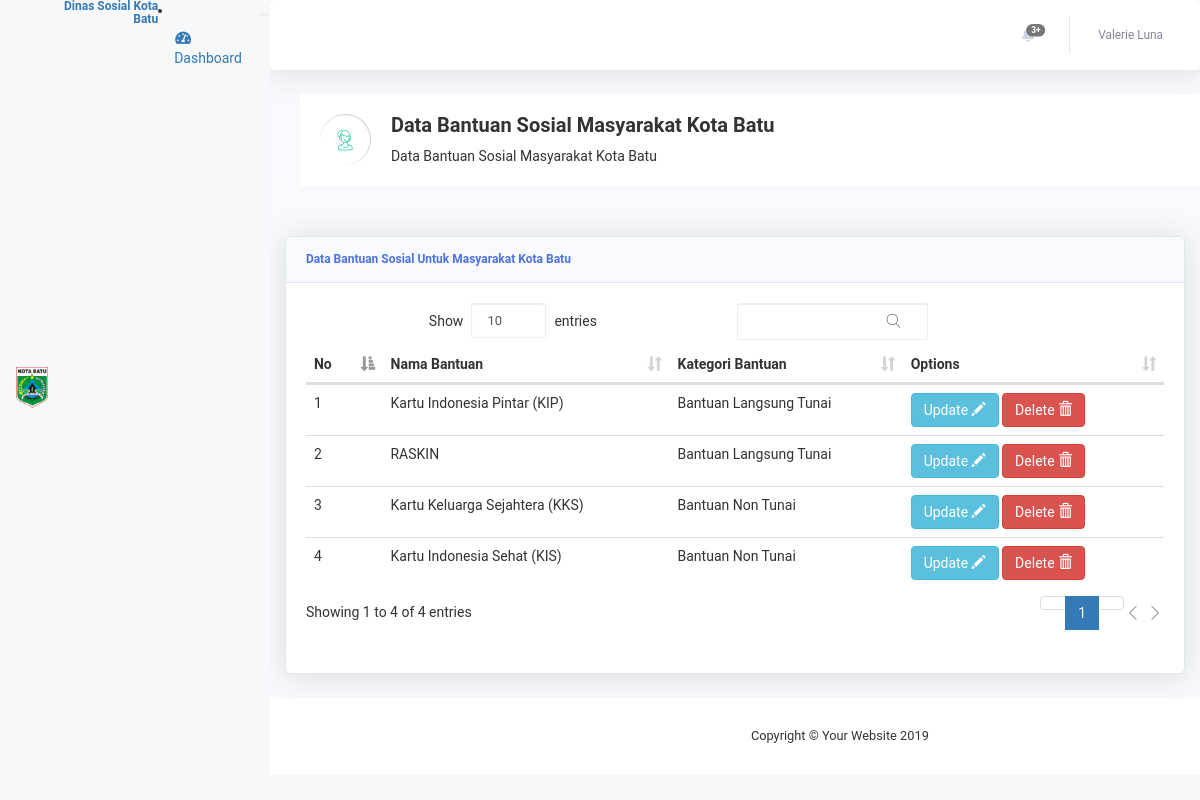
Screenshot of /index.php/listbantuan with the database file from the repository.
### tables this page shows
CREATE TABLE `jenis_bantuan` (
  `id_jenis_bantuan` int(11) NOT NULL,
  `nama_bantuan` varchar(50) NOT NULL,
  `id_kategori` int(11) NOT NULL
);

CREATE TABLE `kategori_bantuan` (
  `id_kategori` int(11) NOT NULL,
  `nama_kategori` varchar(30) NOT NULL
);

### application/controllers/ListBantuan.php (called while the page is built, shortened)
<?php
class ListBantuan extends CI_Controller {
	public function index()
	{
		$this->load->model('list_Bantuan');
		$data["jenis_bantuan"] = $this->list_Bantuan->getTampil();
		$data['user'] = $this->list_Bantuan->getUser();
		$this->load->view('Bantuan/bantuan', $data);
	}
}

### index.php (called while the page is built, shortened)
<?php
require_once BASEPATH.'core/CodeIgniter.php';

### application/models/List_Bantuan.php (called while the page is built, shortened)
<?php
class List_Bantuan extends CI_Model {
	public function getTampil()
	{
		$query = $this->db->query("Select * from jenis_bantuan AS a Join kategori_bantuan AS b ON b.id_kategori=a.id_kategori");
		return $query->result_array();
	}
}

### application/views/Bantuan/bantuan.php (the view, shortened to what this page needs)
<!DOCTYPE html>
<html lang="en">
<head>
  <link href="<?php echo base_url() ?>assets/vendor/fontawesome-free/css/all.min.css" rel="stylesheet" type="text/css">
  <link href="<?php echo base_url() ?>assets/css/sb-admin-2.min.css" rel="stylesheet">
  <link href="<?php echo base_url() ?>assets/datatable/datatables.min.css" rel="stylesheet">
 <link rel="stylesheet" href="css/font-awesome.min.css">
    <link rel="stylesheet" href="<?php echo base_url() ?>assets2/css/owl.carousel.css">
    <link rel="stylesheet" href="<?php echo base_url() ?>assets2/css/owl.theme.css">
    <link rel="stylesheet" href="<?php echo base_url() ?>assets2/css/owl.transitions.css">
    <link rel="stylesheet" href="<?php echo base_url() ?>assets2/css/meanmenu/meanmenu.min.css">
    <link rel="stylesheet" href="<?php echo base_url() ?>assets2/css/animate.css">
    <link rel="stylesheet" href="<?php echo base_url() ?>assets2/css/normalize.css">
    <link rel="stylesheet" href="<?php echo base_url() ?>assets2/css/wave/waves.min.css">
    <link rel="stylesheet" href="<?php echo base_url() ?>assets2/css/wave/button.css">
    <link rel="stylesheet" href="<?php echo base_url() ?>assets2/css/scrollbar/jquery.mCustomScrollbar.min.css">
    <link rel="stylesheet" href="<?php echo base_url() ?>assets2/css/notika-custom-icon.css">
    <link rel="stylesheet" href="<?php echo base_url() ?>assets2/css/main.css">
    <link rel="stylesheet" href="<?php echo base_url() ?>assets2/style.css">
    <link rel="stylesheet" href="<?php echo base_url() ?>assets2/css/responsive.css">
</head>
<body id="page-top">
  <div id="wrapper">
    <br>
      <a class="sidebar-brand d-flex align-items-center justify-content-center"   a href="<?php echo base_url('index.php/ListBantuan')?>"</a></td>
        <div class="sidebar-brand-text mx-3"><img src="<?php echo base_url() ?>assets/img/satu.png" width="50px" height="55px"   a href="<?php echo base_url('index.php/ListBantuan')?>"</a></td></div>
          <div align="right"><h6><b>Dinas Sosial Kota Batu</b></h6>
      </a>
    </div>
      <li class="nav-item active">
        <a class="nav-link" href='<?php echo base_url("index.php/Admin"); ?>'>
          <i class="fas fa-fw fa-tachometer-alt"></i>
          <span>Dashboard</span></a>
      </li>
      <div class="text-center d-none d-md-inline">
        <button class="rounded-circle border-0" id="sidebarToggle"></button>
      </div>
    <div id="content-wrapper" class="d-flex flex-column">
      <div id="content">
        <nav class="navbar navbar-expand navbar-light bg-white topbar mb-4 static-top shadow">
          <ul class="navbar-nav ml-auto">
            <li class="nav-item dropdown no-arrow mx-1">
              <a class="nav-link dropdown-toggle" href="#" id="alertsDropdown" role="button" data-toggle="dropdown" aria-haspopup="true" aria-expanded="false">
                <span class="badge badge-danger badge-counter">3+</span>
              </a>
            </li>
            <li class="nav-item dropdown no-arrow">
              <a class="nav-link dropdown-toggle" href="#" id="userDropdown" role="button" data-toggle="dropdown" aria-haspopup="true" aria-expanded="false">
                <span class="mr-2 d-none d-lg-inline text-gray-600 small">Valerie Luna</span>
              </a>
            </li>
          </ul>
        </nav>
        <div class="container-fluid">
 <div class="breadcomb-area">
        <div class="container">
            <div class="row">
                <div class="col-lg-12 col-md-12 col-sm-12 col-xs-12">
                    <div class="breadcomb-list">
                        <div class="row">
                            <div class="col-lg-6 col-md-6 col-sm-6 col-xs-12">
                                <div class="breadcomb-wp">
                                    <div class="breadcomb-icon">
                                        <i class="notika-icon notika-support"></i>
                                    </div>
                                    <div class="breadcomb-ctn">
                                        <h2>Data Bantuan Sosial Masyarakat Kota Batu</h2>
                                        <p>Data Bantuan Sosial Masyarakat Kota Batu<span class="bread-ntd"></span></p>
                                    </div>
                                </div>
                            </div>
                            <div class="col-lg-6 col-md-6 col-sm-6 col-xs-3">
                                <div class="breadcomb-report">
                                </div>
                            </div>
                        </div>
                    </div>
                </div>
            </div>
        </div>
    </div>
          <br>
          <div class="card shadow mb-4">
            <div class="card-header py-3">
              <h6 class="m-0 font-weight-bold text-primary">Data Bantuan Sosial Untuk Masyarakat Kota Batu</h6>
            </div>
            <div class="card-body">
                              <div class="table table-responsive">
                                <table class="table" id="example">
                                    <thead>
                                        <tr>
                                            <th>No</th>
                                            <th>Nama Bantuan</th>
                                            <th>Kategori Bantuan</th>
                                            <th>Options</th>
                                        </tr>
                                    </thead>
                                    <tbody>
                                        <?php $no=1; ?>
                                           <?php foreach ($jenis_bantuan as $key) {
                                        ?>
                                        <tr>
                                          <td><?php echo $no ?></td>
                                          <td><?php echo $key['nama_bantuan'] ?></td>
                                          <td><?php echo $key['nama_kategori'] ?></td>
                                          <td>
                                            <a href="<?php echo base_url('index.php/ListBantuan/update/'.$key['id_jenis_bantuan'])?>" class="btn btn-info">Update <span class="glyphicon glyphicon-pencil"></span></a>
                                            <a href="<?php echo base_url('index.php/ListBantuan/delete/' .$key['id_jenis_bantuan'])?>" class="btn btn-danger">Delete <span class="glyphicon glyphicon-trash"></span></a>
                                                        </td>
                                        </tr>
                                      <?php $no++ ?>
                                      <?php } ?>
                                    </tbody>
                                </table>
                                </div>
                              </div>
                            </div>
                          </div>
                       </div>
      <footer class="sticky-footer bg-white">
        <div class="container my-auto">
          <div class="copyright text-center my-auto">
            <span>Copyright &copy; Your Website 2019</span>
          </div>
        </div>
      </footer>
    </div>
</body>
</html>

### assets2/css/main.css (style rules this page uses)
html { color: #222; font-size: 1em; line-height: 1.4; }
audio, canvas, iframe, img, svg, video { vertical-align: middle; }

### rows the page displays
jenis_bantuan: nama_bantuan "Kartu Indonesia Pintar (KIP)", id_kategori.nama_kategori "Bantuan Langsung Tunai"
jenis_bantuan: nama_bantuan "RASKIN", id_kategori.nama_kategori "Bantuan Langsung Tunai"
jenis_bantuan: nama_bantuan "Kartu Keluarga Sejahtera (KKS)", id_kategori.nama_kategori "Bantuan Non Tunai"
jenis_bantuan: nama_bantuan "Kartu Indonesia Sehat (KIS)", id_kategori.nama_kategori "Bantuan Non Tunai"
